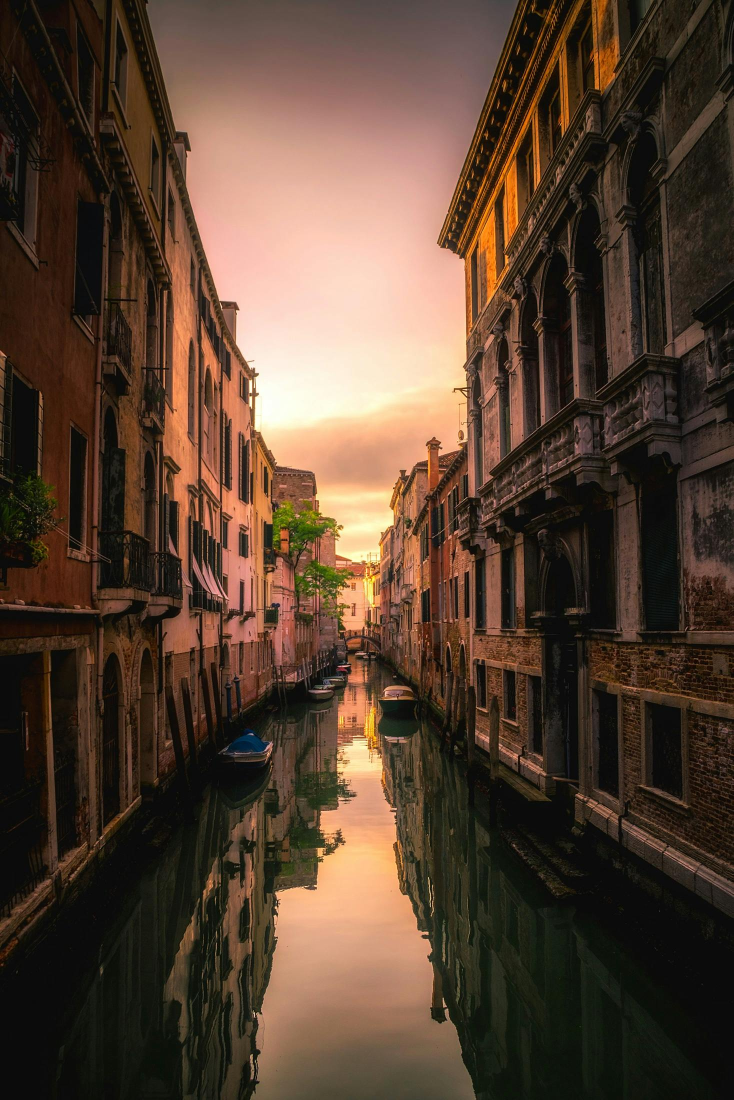
#> input picture Images Used/buildings.jpg, 1467 x 2200 px (shown at 1/2 size)
$ python canny_edge_detection.py
#> lines starting #> are read from the running program, lines starting #| are printed output that depends on the picture
import cv2 as cv
import numpy as np
import matplotlib.pyplot as plt

def generate_gaussian_filter(sigma: int | float, filter_shape: list | tuple | None):
    m, n = filter_shape
    m_half = m//2
    n_half = n//2

    gaussian_filter = np.zeros(shape=(m, n), dtype=np.float32)
    normal = 1/(2.0*np.pi*sigma**2.0)
    for y in range(-m_half, m_half+1):
        for x in range(-n_half, n_half+1):
            exp_term = np.exp(-(x**2.0 + y**2.0) / (2.0 * sigma ** 2.0))
            gaussian_filter[y+m_half, x+n_half] = normal * exp_term
    print('Gaussian filter generated')
    gaussian_filter /= np.sum(gaussian_filter)
    return gaussian_filter


def convolution(image: np.ndarray, kernel: np.ndarray):
    # Dimensions of input image and kernel
    img_height, img_width = image.shape
    kernel_height, kernel_width = kernel.shape

    # Dimension of output image
    output_height = img_height - kernel_height + 1
    output_width = img_width - kernel_width + 1

    # Initialize the output image
    output = np.zeros((output_height, output_width))

    # Apply the convolution
    for y in range(output_height):
        for x in range(output_width):
            output[y, x] = np.sum(image[y:y + kernel_height, x:x + kernel_width] * kernel)
    print('Convolution done')

    # Normalize the output image to [0, 255]
    output_normalized = ((output - output.min())*(255 / (output.max() - output.min()))).astype(np.uint8)
    return output_normalized


def apply_sobel(image: np.ndarray):
    sobel_x = np.array([[-1, 0, 1], [-2, 0, 2], [-1, 0, 1]], dtype=np.float32)
    sobel_y = np.array([[-1, -2, -1], [0, 0, 0], [1, 2, 1]], dtype=np.float32)

    # Dimensions of input image and kernel
    img_height, img_width = image.shape
    # Dimension of output image
    output_height = img_height - 3 + 1
    output_width = img_width - 3 + 1
    # Initialize the output image
    gradient_x = np.zeros((output_height, output_width))
    gradient_y = np.zeros((output_height, output_width))
    for y in range(output_height):
        for x in range(output_width):
            gradient_x[y, x] = np.sum(image[y:y + 3, x:x + 3] * sobel_x)
    print('Sobel X done!')
    for y in range(output_height):
        for x in range(output_width):
            gradient_y[y, x] = np.sum(image[y:y + 3, x:x + 3] * sobel_y)
    print('Sobel Y done!')

    gradient = np.sqrt(gradient_x**2 + gradient_y**2)
    gradient = gradient/gradient.max()*255

    theta = np.arctan2(gradient_y, gradient_x)

    return gradient, theta


def non_maximum_suppression(gradient, theta):
    height, width = gradient.shape
    angle = theta * 180 / np.pi
    angle[angle < 0] += 180

    result = np.zeros((height, width))
    for i in range(1, height - 1):
        for j in range(1, width - 1):
            q = 255
            r = 255

            if (0 <= angle[i, j] < 22.5) or (157.5 <= angle[i, j] <= 180):
                r = gradient[i, j - 1]
                q = gradient[i, j + 1]

            elif 22.5 <= angle[i, j] < 67.5:
                r = gradient[i - 1, j + 1]
                q = gradient[i + 1, j - 1]

            elif 67.5 <= angle[i, j] < 112.5:
                r = gradient[i - 1, j]
                q = gradient[i + 1, j]

            elif 112.5 <= angle[i, j] < 157.5:
                r = gradient[i + 1, j + 1]
                q = gradient[i - 1, j - 1]

            if (gradient[i, j] >= q) and (gradient[i, j] >= r):
                result[i, j] = gradient[i, j]
            else:
                result[i, j] = 0
    print('Non-maximum suppression Done')
    return result


def double_threshold(image, high_thresh_ratio=0.05, low_thresh_ratio=0.09):
    high_thresh = high_thresh_ratio * image.max()
    low_thresh = low_thresh_ratio * high_thresh
    height, width = image.shape
    result = np.zeros((height, width), dtype=np.int8)

    weak = np.uint(0)
    strong = np.uint8(255)

    strong_i, strong_j = np.where(image >= high_thresh)

    weak_i, weak_j = np.where((image >= low_thresh) & (image <= high_thresh))

    result[strong_i, strong_j] = strong
    result[weak_i, weak_j] = weak
    return result


def hysteresis_threshold(image, high_thresh, low_thresh):
    threshold_img = double_threshold(image, high_thresh, low_thresh)
    height, width = threshold_img.shape
    strong = 255
    for i in range(1, height - 1):
        for j in range(1, width - 1):
            if threshold_img[i, j] == 0:
                if ((threshold_img[i + 1, j - 1] == strong) or
                    (threshold_img[i + 1, j] == strong) or
                    (threshold_img[i + 1, j + 1] == strong) or
                    (threshold_img[i, j - 1] == strong) or
                    (threshold_img[i, j + 1] == strong) or
                    (threshold_img[i - 1, j - 1] == strong) or
                    (threshold_img[i - 1, j] == strong) or
                    (threshold_img[i - 1, j + 1] == strong)):
                    threshold_img[i, j] = strong
                else:
                    threshold_img[i, j] = 0
    result = threshold_img.astype(np.float32)
    result *= (255.0 / strong)
    result = result.astype(np.uint8)
    print('Hysteresis threshold done')
    return result


def main():
    # 1. Convert image to grayscale image:
    path = input('Enter image path along with image name: ')
#> the answer given: ../Images Used/buildings.jpg
    img = cv.imread(path, cv.IMREAD_GRAYSCALE)
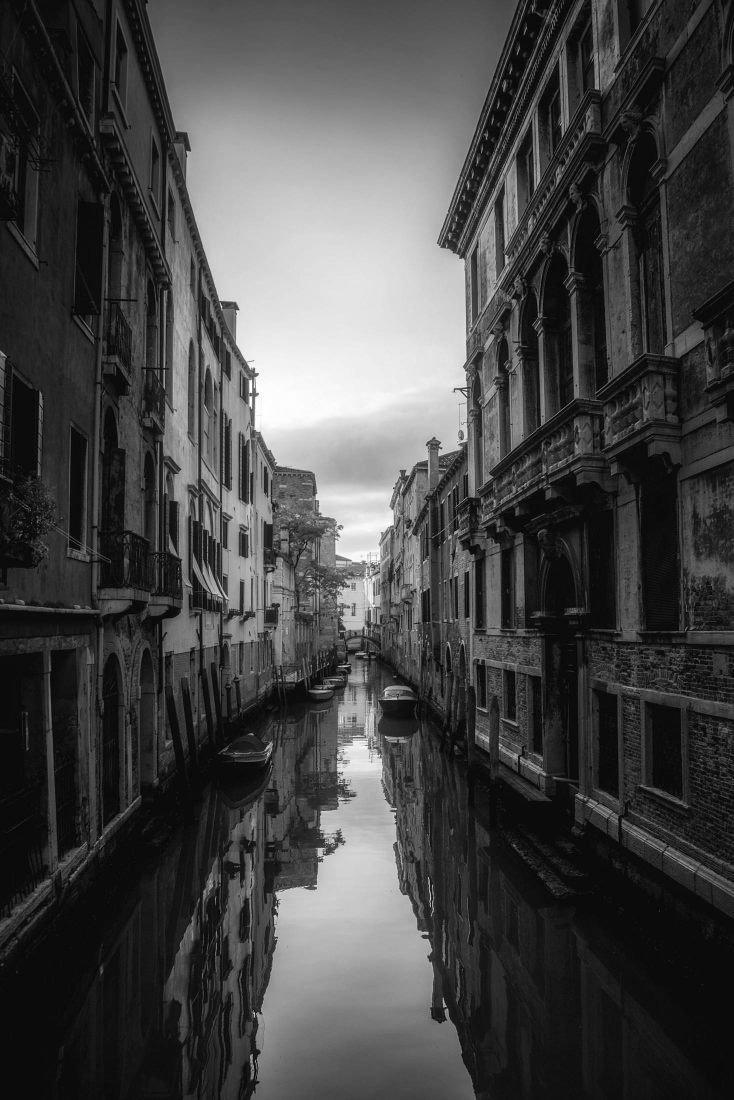
#> img: shape (2200, 1467) (shown at 1/2 size); min 0, max 255, mean 69.8
    width = 1366
    height = 768
    dim = (width, height)
    gray_resized = cv.resize(img, dim, interpolation=cv.INTER_AREA)
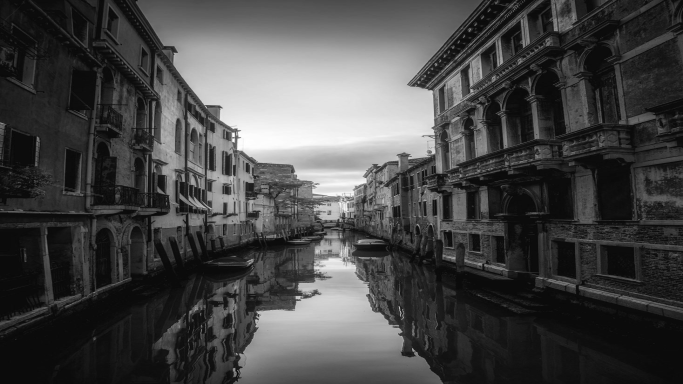
#> gray_resized: shape (768, 1366) (shown at 1/2 size); min 3, max 255, mean 69.8

    # 2. Remove noise using Gaussian blur
    sig = float(input('Enter the value of sigma: '))
#> the answer given: 3
    shape = int(input('Enter filter shape. It must be odd.'))
#> the answer given: 3
    if (shape % 2) == 0:
        raise ValueError('Filter shape must be odd')
    filter_s = (shape, shape)
    kernel = generate_gaussian_filter(sig, filter_s)
    gray_resized_np = np.array(gray_resized, np.float32)

    blurred_img = convolution(gray_resized_np, kernel)

    # 3. Apply sobel operator
    magnitude, direction = apply_sobel(blurred_img)
#> after the loop in apply_sobel, `for y in range(output_height):`:
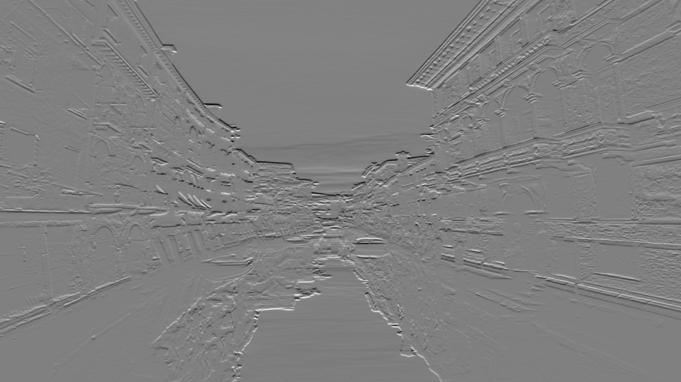
#> gradient_y: shape (764, 1362) float64 (shown at 1/2 size); min -419, max 414, mean -0.2; drawn with min black and max white
#> in apply_sobel, `theta = np.arctan2(gradient_y, gradient_x)`:
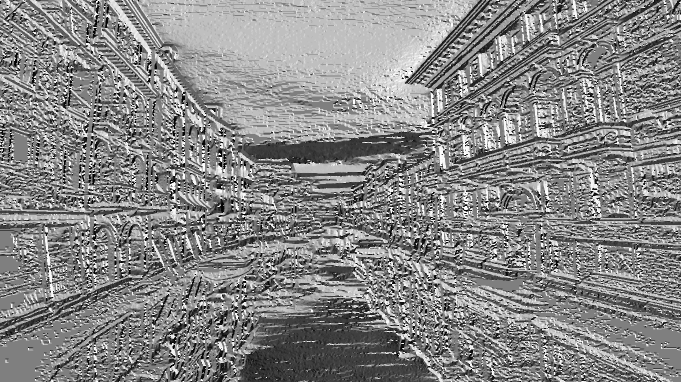
#> theta: shape (764, 1362) float64 (shown at 1/2 size); min -3.14, max 3.14, mean 0.181; drawn with min black and max white

    # 4. Apply non-maximum suppression
    non_maximum = non_maximum_suppression(magnitude, direction)
#> in non_maximum_suppression, `angle[angle < 0] += 180`:
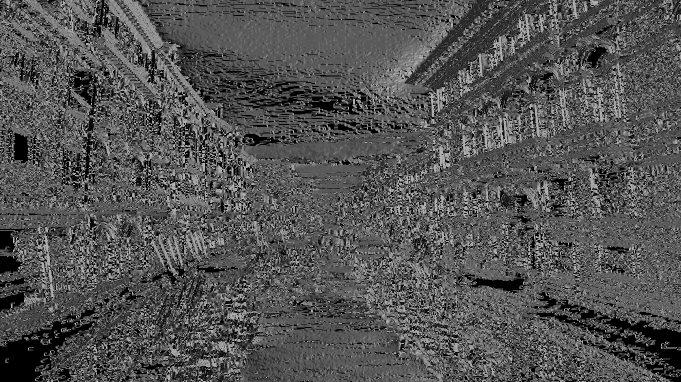
#> angle: shape (764, 1362) float64 (shown at 1/2 size); min 0, max 180, mean 83.8
#> after the loop in non_maximum_suppression, `for i in range(1, height - 1):`:
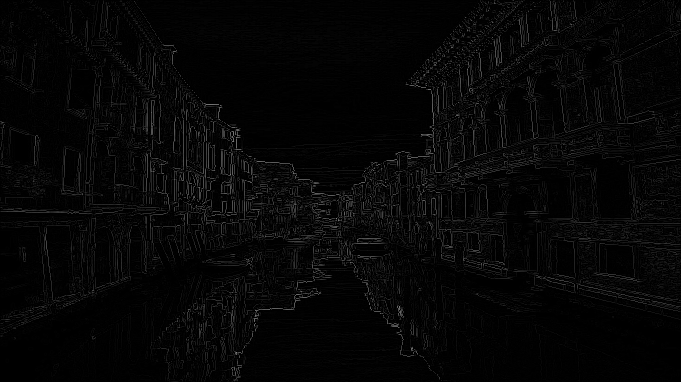
#> result: shape (764, 1362) float64 (shown at 1/2 size); min 0, max 255, mean 6.2


    # 5. Apply hysterises filter
    high_thresh = float(input('Enter the value of high threshold Ratio: '))
#> the answer given: 100
    low_thresh = float(input('Enter the value of low threshold Ratio: '))
#> the answer given: 100
    final_result = hysteresis_threshold(non_maximum, high_thresh, low_thresh)
#> in double_threshold, `high_thresh = high_thresh_ratio * image.max()`: high_thresh = 25500
#> in double_threshold, `low_thresh = low_thresh_ratio * high_thresh`: low_thresh = 2550000
#> in double_threshold, `strong_i, strong_j = np.where(image >= high_thresh)`: strong_i = empty array
#> in hysteresis_threshold, `threshold_img = double_threshold(image, high_thresh, low_thresh)`: threshold_img: shape (764, 1362) int8; every value is 0
#> in hysteresis_threshold, `result = threshold_img.astype(np.float32)`: result: shape (764, 1362) float32; every value is 0
    canny_img = cv.Canny(image=gray_resized, threshold1=100, threshold2=150, apertureSize=3)
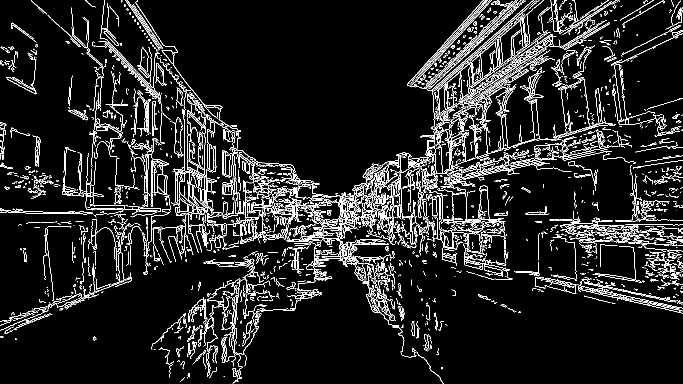
#> canny_img: shape (768, 1366) (shown at 1/2 size); 8.3% white in thin lines or dots
    # 6. Show the result
    cv.imshow('Original image', img)
    cv.imshow('Grayed convolution', gray_resized)
    cv.imshow('Result', final_result)
    cv.imshow('Canny', canny_img)
    cv.waitKey(0)
    cv.destroyAllWindows()


if __name__ == '__main__':
    main()
